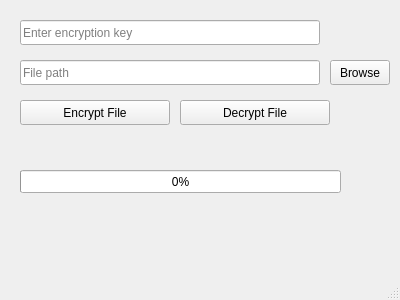
<?xml version="1.0" encoding="UTF-8"?>
<ui version="4.0">
 <class>MainWindow</class>
 <widget class="QMainWindow" name="MainWindow">
  <property name="geometry">
   <rect>
    <x>0</x>
    <y>0</y>
    <width>400</width>
    <height>300</height>
   </rect>
  </property>
  <property name="windowTitle">
   <string>File Encryptor</string>
  </property>
  <widget class="QWidget" name="centralwidget">
   <widget class="QLineEdit" name="keyEdit">
    <property name="geometry">
     <rect>
      <x>20</x>
      <y>20</y>
      <width>300</width>
      <height>25</height>
     </rect>
    </property>
    <property name="placeholderText">
     <string>Enter encryption key</string>
    </property>
   </widget>
   <widget class="QLineEdit" name="filePathEdit">
    <property name="geometry">
     <rect>
      <x>20</x>
      <y>60</y>
      <width>300</width>
      <height>25</height>
     </rect>
    </property>
    <property name="placeholderText">
     <string>File path</string>
    </property>
   </widget>
   <widget class="QPushButton" name="browseButton">
    <property name="geometry">
     <rect>
      <x>330</x>
      <y>60</y>
      <width>60</width>
      <height>25</height>
     </rect>
    </property>
    <property name="text">
     <string>Browse</string>
    </property>
   </widget>
   <widget class="QPushButton" name="encryptButton">
    <property name="geometry">
     <rect>
      <x>20</x>
      <y>100</y>
      <width>150</width>
      <height>25</height>
     </rect>
    </property>
    <property name="text">
     <string>Encrypt File</string>
    </property>
   </widget>
   <widget class="QPushButton" name="decryptButton">
    <property name="geometry">
     <rect>
      <x>180</x>
      <y>100</y>
      <width>150</width>
      <height>25</height>
     </rect>
    </property>
    <property name="text">
     <string>Decrypt File</string>
    </property>
   </widget>
   <widget class="QProgressBar" name="progressBar">
    <property name="geometry">
     <rect>
      <x>20</x>
      <y>170</y>
      <width>321</width>
      <height>23</height>
     </rect>
    </property>
    <property name="value">
     <number>0</number>
    </property>
   </widget>
  </widget>
  <widget class="QMenuBar" name="menubar">
   <property name="geometry">
    <rect>
     <x>0</x>
     <y>0</y>
     <width>400</width>
     <height>21</height>
    </rect>
   </property>
  </widget>
  <widget class="QStatusBar" name="statusbar"/>
 </widget>
 <resources/>
 <connections/>
</ui>
